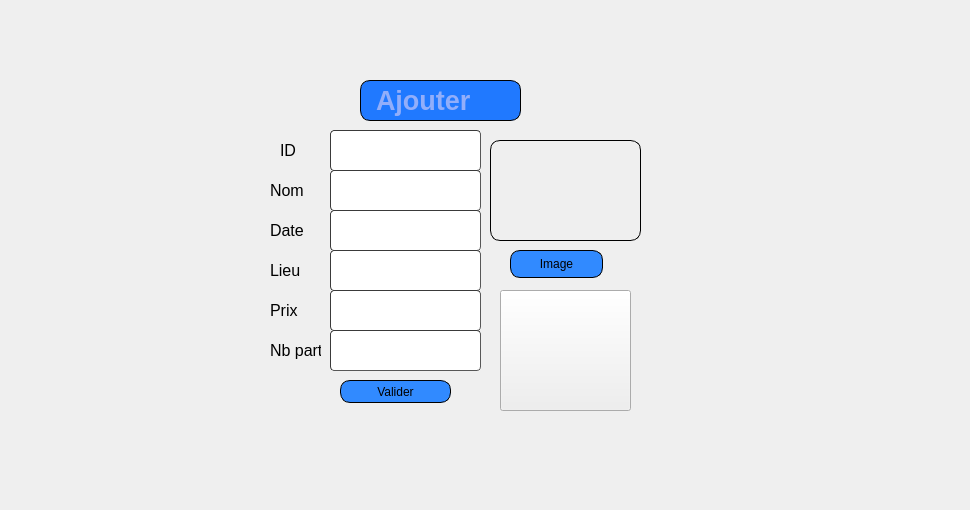
       <widget class="QWidget" name="page_16">
        <widget class="QLabel" name="label_48">
         <property name="geometry">
          <rect>
           <x>0</x>
           <y>10</y>
           <width>961</width>
           <height>491</height>
          </rect>
         </property>
         <property name="text">
          <string/>
         </property>
         <property name="pixmap">
          <pixmap resource="qt.qrc">:/new/prefix1/icons/haya.png</pixmap>
         </property>
        </widget>
        <widget class="QLabel" name="label_49">
         <property name="geometry">
          <rect>
           <x>240</x>
           <y>70</y>
           <width>421</width>
           <height>361</height>
          </rect>
         </property>
         <property name="text">
          <string/>
         </property>
         <property name="pixmap">
          <pixmap resource="qt.qrc">:/new/prefix1/icons/imf.jpg</pixmap>
         </property>
        </widget>
        <widget class="QLineEdit" name="id">
         <property name="geometry">
          <rect>
           <x>330</x>
           <y>130</y>
           <width>151</width>
           <height>41</height>
          </rect>
         </property>
         <property name="styleSheet">
          <string notr="true">	border-width: 1px; border-radius: 4px;
	border-color: rgb(58, 58, 58);
	border-style: inset;
	padding: 0 8px;


	selection-color: rgb(60, 63, 65);
color: rgb(255, 255, 127);</string>
         </property>
        </widget>
        <widget class="QLineEdit" name="nom">
         <property name="geometry">
          <rect>
           <x>330</x>
           <y>170</y>
           <width>151</width>
           <height>41</height>
          </rect>
         </property>
         <property name="styleSheet">
          <string notr="true">	border-width: 1px; border-radius: 4px;
	border-color: rgb(58, 58, 58);
	border-style: inset;
	padding: 0 8px;


	selection-color: rgb(60, 63, 65);</string>
         </property>
        </widget>
        <widget class="QLineEdit" name="date">
         <property name="geometry">
          <rect>
           <x>330</x>
           <y>210</y>
           <width>151</width>
           <height>41</height>
          </rect>
         </property>
         <property name="styleSheet">
          <string notr="true">	border-width: 1px; border-radius: 4px;
	border-color: rgb(58, 58, 58);
	border-style: inset;
	padding: 0 8px;


	selection-color: rgb(60, 63, 65);</string>
         </property>
        </widget>
        <widget class="QLineEdit" name="lieu">
         <property name="geometry">
          <rect>
           <x>330</x>
           <y>250</y>
           <width>151</width>
           <height>41</height>
          </rect>
         </property>
         <property name="styleSheet">
          <string notr="true">	border-width: 1px; border-radius: 4px;
	border-color: rgb(58, 58, 58);
	border-style: inset;
	padding: 0 8px;


	selection-color: rgb(60, 63, 65);</string>
         </property>
        </widget>
        <widget class="QLineEdit" name="prix">
         <property name="geometry">
          <rect>
           <x>330</x>
           <y>290</y>
           <width>151</width>
           <height>41</height>
          </rect>
         </property>
         <property name="styleSheet">
          <string notr="true">	border-width: 1px; border-radius: 4px;
	border-color: rgb(58, 58, 58);
	border-style: inset;
	padding: 0 8px;


	selection-color: rgb(60, 63, 65);</string>
         </property>
        </widget>
        <widget class="QLineEdit" name="nb">
         <property name="geometry">
          <rect>
           <x>330</x>
           <y>330</y>
           <width>151</width>
           <height>41</height>
          </rect>
         </property>
         <property name="styleSheet">
          <string notr="true">	border-width: 1px; border-radius: 4px;
	border-color: rgb(58, 58, 58);
	border-style: inset;
	padding: 0 8px;


	selection-color: rgb(60, 63, 65);</string>
         </property>
        </widget>
        <widget class="QLabel" name="label_50">
         <property name="geometry">
          <rect>
           <x>280</x>
           <y>140</y>
           <width>41</width>
           <height>21</height>
          </rect>
         </property>
         <property name="font">
          <font>
           <family>Arial</family>
           <pointsize>12</pointsize>
          </font>
         </property>
         <property name="text">
          <string>ID</string>
         </property>
        </widget>
        <widget class="QLabel" name="text_nom">
         <property name="geometry">
          <rect>
           <x>270</x>
           <y>180</y>
           <width>61</width>
           <height>21</height>
          </rect>
         </property>
         <property name="font">
          <font>
           <family>Arial</family>
           <pointsize>12</pointsize>
          </font>
         </property>
         <property name="text">
          <string>Nom</string>
         </property>
        </widget>
        <widget class="QLabel" name="text_date">
         <property name="geometry">
          <rect>
           <x>270</x>
           <y>220</y>
           <width>51</width>
           <height>21</height>
          </rect>
         </property>
         <property name="font">
          <font>
           <family>Arial</family>
           <pointsize>12</pointsize>
          </font>
         </property>
         <property name="text">
          <string>Date</string>
         </property>
        </widget>
        <widget class="QLabel" name="text_lieu">
         <property name="geometry">
          <rect>
           <x>270</x>
           <y>260</y>
           <width>51</width>
           <height>21</height>
          </rect>
         </property>
         <property name="font">
          <font>
           <family>Arial</family>
           <pointsize>12</pointsize>
          </font>
         </property>
         <property name="text">
          <string>Lieu</string>
         </property>
        </widget>
        <widget class="QLabel" name="text_prix">
         <property name="geometry">
          <rect>
           <x>270</x>
           <y>300</y>
           <width>51</width>
           <height>21</height>
          </rect>
         </property>
         <property name="font">
          <font>
           <family>Arial</family>
           <pointsize>12</pointsize>
          </font>
         </property>
         <property name="text">
          <string>Prix</string>
         </property>
        </widget>
        <widget class="QLabel" name="text_nb">
         <property name="geometry">
          <rect>
           <x>270</x>
           <y>340</y>
           <width>51</width>
           <height>21</height>
          </rect>
         </property>
         <property name="font">
          <font>
           <family>Arial</family>
           <pointsize>12</pointsize>
          </font>
         </property>
         <property name="text">
          <string>Nb partic</string>
         </property>
        </widget>
        <widget class="QLabel" name="label_im">
         <property name="geometry">
          <rect>
           <x>490</x>
           <y>140</y>
           <width>151</width>
           <height>101</height>
          </rect>
         </property>
         <property name="styleSheet">
          <string notr="true">border: 1px solid black;

color: rgb(146, 174, 250);
border-radius: 10px;
padding: 0 8px;

font: bold, &quot;Arial&quot;;;
text-align:center;</string>
         </property>
         <property name="text">
          <string/>
         </property>
        </widget>
        <widget class="QPushButton" name="insertion_image">
         <property name="geometry">
          <rect>
           <x>510</x>
           <y>250</y>
           <width>93</width>
           <height>28</height>
          </rect>
         </property>
         <property name="styleSheet">
          <string notr="true">		border: 1px solid black;
border-radius: 10px;
padding: 0 8px;
background: #318aff;
font: bold, &quot;Arial&quot;;;
text-align:center;
</string>
         </property>
         <property name="text">
          <string>Image</string>
         </property>
         <property name="icon">
          <iconset resource="projet.qrc">
           <normaloff>:/new/prefix1/icons/2558944.png</normaloff>:/new/prefix1/icons/2558944.png</iconset>
         </property>
        </widget>
        <widget class="QPushButton" name="Valider">
         <property name="geometry">
          <rect>
           <x>340</x>
           <y>380</y>
           <width>111</width>
           <height>23</height>
          </rect>
         </property>
         <property name="styleSheet">
          <string notr="true">		border: 1px solid black;
border-radius: 10px;
padding: 0 8px;
background: #318aff;
font: bold, &quot;Arial&quot;;;
text-align:center;
</string>
         </property>
         <property name="text">
          <string>Valider</string>
         </property>
         <property name="icon">
          <iconset resource="qt.qrc">
           <normaloff>:/new/prefix1/icons/app.png</normaloff>:/new/prefix1/icons/app.png</iconset>
         </property>
        </widget>
        <widget class="QLabel" name="label_96">
         <property name="geometry">
          <rect>
           <x>360</x>
           <y>80</y>
           <width>161</width>
           <height>41</height>
          </rect>
         </property>
         <property name="font">
          <font>
           <family>Arial</family>
           <pointsize>20</pointsize>
           <weight>75</weight>
           <italic>false</italic>
           <bold>true</bold>
          </font>
         </property>
         <property name="styleSheet">
          <string notr="true">border: 1px solid black;
background-color: rgb(32, 121, 255);
color: rgb(146, 174, 250);
border-radius: 10px;
padding: 0 8px;

font: bold, &quot;Arial&quot;;;
text-align:center;</string>
         </property>
         <property name="text">
          <string>Ajouter</string>
         </property>
        </widget>
        <widget class="QPushButton" name="event">
         <property name="geometry">
          <rect>
           <x>500</x>
           <y>290</y>
           <width>131</width>
           <height>121</height>
          </rect>
         </property>
         <property name="styleSheet">
          <string notr="true"/>
         </property>
         <property name="text">
          <string/>
         </property>
         <property name="icon">
          <iconset resource="qt.qrc">
           <normaloff>:/new/prefix1/icons/A.png</normaloff>:/new/prefix1/icons/A.png</iconset>
         </property>
         <property name="iconSize">
          <size>
           <width>1000</width>
           <height>500</height>
          </size>
         </property>
        </widget>
       </widget>
